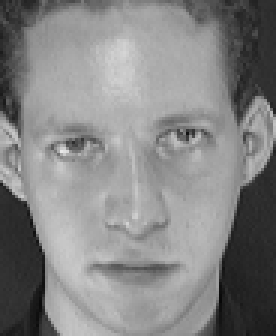
//> input picture att_faces/s1/3.pgm, 92 x 112 px, given in place of the camera (shown 3 times larger)
$ ./takeFaces ../att_faces/s1/ ../att_faces/s1/   (built with g++ and OpenCV 4)
//> lines starting //> are read from the running program, lines starting //| are printed output that depends on the picture; after the words box and inside, x2 and y2 are one past the last pixel; in counts of white or black regions, pixels touching at a corner belong together
#include <opencv2/core/core.hpp>
#include <opencv2/objdetect/objdetect.hpp>
#include <opencv2/highgui/highgui.hpp>
#include <opencv2/imgproc/imgproc.hpp>
#include <opencv2/xfeatures2d.hpp>
#include <sys/stat.h>
#include <sys/types.h>
#include <dirent.h>
#include <vector>
#include <stdio.h>
#include <iostream>
#include <string>

using namespace cv;

/** GLOBAL VARIABLES **/
String faceCascadeFile = "../data/lbpcascade_frontalface.xml";
String eyesCascadeFile = "../data/haarcascade_eye_tree_eyeglasses.xml";
CascadeClassifier faceCascade;
CascadeClassifier eyesCascade;

int main(int argc, char **argv) {

    if (argc != 3) {
        std::cerr << "Usage: takeFaces outDir label" << std::endl;
        return -1;
    }

    VideoCapture cap(1);
    if (!cap.isOpened()) {
        std::cerr << "Could not open camera" << std::endl;
        return -1;
    }

    if (!faceCascade.load(faceCascadeFile)) {
        std::cerr << "Could not load face cascade file" << std::endl;
        return -1;
    }

    if (!eyesCascade.load(eyesCascadeFile)) {
        std::cerr << "Could not load eyes cascade file" << std::endl;
        return -1;
    }

    Mat img, gray;
    char x;
    std::string basedir = std::string(argv[1]) + "/s" + argv[2] + "/";
    if (!opendir(basedir.c_str())) {
        mkdir(basedir.c_str(), S_IRWXU | S_IRWXG);
    }

    Mat faceROI, draw;
    std::vector<Rect> faces;
    Rect face;
    Point p1, p2;
    int edgeOffset = 10; // percent

    for (char i = '0'; i <= '9'; ++i) {
        std::cout << "Press space to take picture " << i << std::endl;

        while (true) {
            cap >> img;
//> img is the input picture: 112 rows x 92 cols, CV_8UC3; min 7, max 232, mean 132.6
            draw = img;

            // detect faces
            cvtColor(img, gray, CV_BGR2GRAY);
            //equalizeHist(gray, gray);

            faceCascade.detectMultiScale(gray, faces, 1.1, 2, 0, Size(80, 80));
//> faces = 1 Rect (x, y, width, height): [3, 19, 85, 85]

            if (!faces.size() == 0) {
                face = faces[0];
//> face = Rect(3, 19, 85, 85)

                face.x += face.width / edgeOffset;
//> face = Rect(11, 19, 85, 85)
                face.width -= face.width / edgeOffset;
//> face = Rect(11, 19, 77, 85)
                faceROI = gray(face);
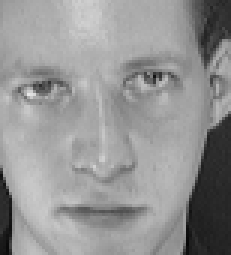
//> faceROI: 85 rows x 77 cols, CV_8UC1 (shown 3 times larger); min 7, max 232, mean 148

                p1 = Point(face.x - 2, face.y - 2);
//> p1 = Point(9, 17)
                p2 = Point(face.x + face.width + 2, face.y + face.height + 2);
//> p2 = Point(90, 106)

                rectangle(draw, p1, p2, Scalar(255, 0, 0));
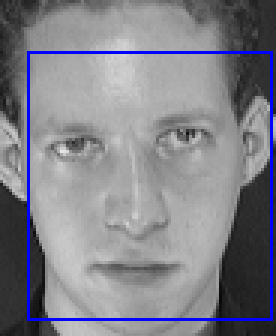
//> draw: 112 rows x 92 cols, CV_8UC3 (shown 3 times larger); 3.3% of pixels changed, all inside (x1, y1, x2, y2) = (9, 17, 91, 107)
            }

            imshow("takeFaces", draw);
            if (waitKey(10) == 32 && faces.size() > 0) break;
//> the Esc key is pressed
        }
        destroyWindow("takeFaces");

        if (!faceROI.data) {
            std::cerr << "Image could not be taken" << std::endl;
            return -1;
        }

        Size cropSize(120, 120);
        resize(faceROI, faceROI, cropSize, 0, 0, INTER_LINEAR);
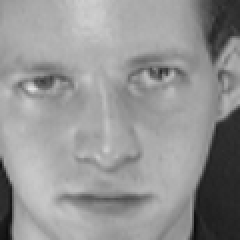
//> faceROI: 120 rows x 120 cols, CV_8UC1 (shown 2 times larger); min 9, max 227, mean 147.9

        std::string outdir = basedir + i + ".pgm";
        std::cout << "Writing to: " << outdir << std::endl;

        std::vector<int> compression_params; // Stores the compression parameters

        compression_params.push_back(CV_IMWRITE_PXM_BINARY); // Set to PXM compression
        compression_params.push_back(0); // Set type of PXM in our case PGM

        imwrite(outdir, faceROI, compression_params);
    }

    return 0;
}
